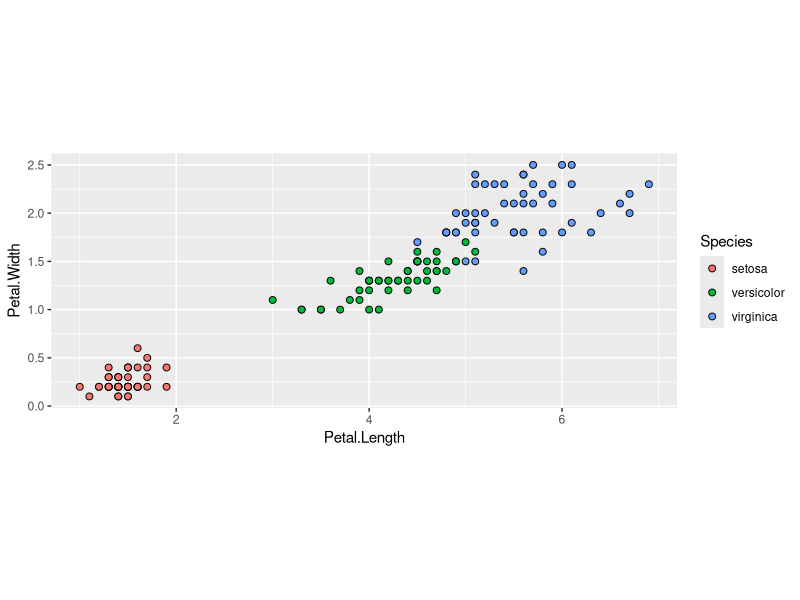
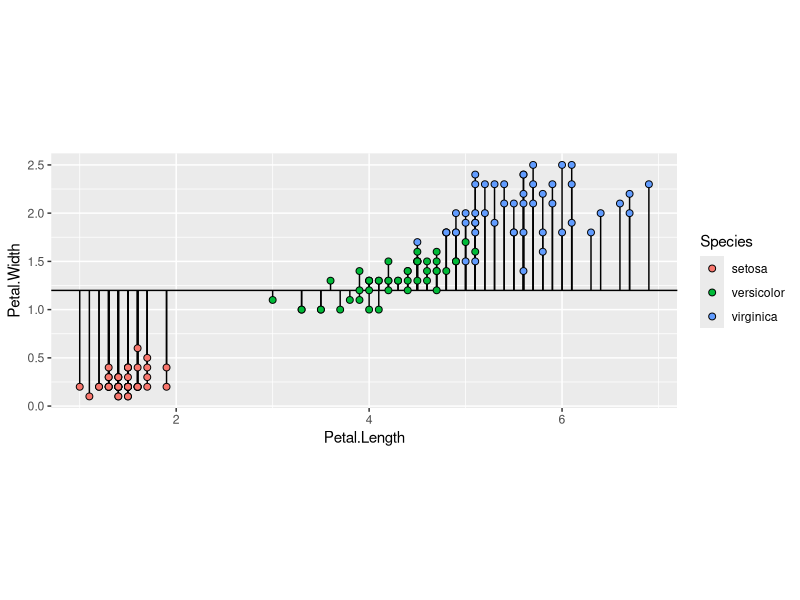
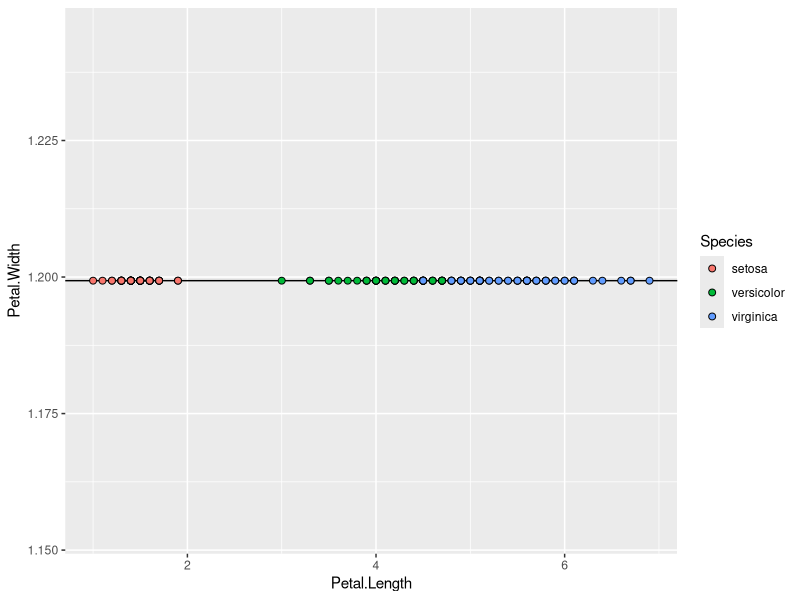
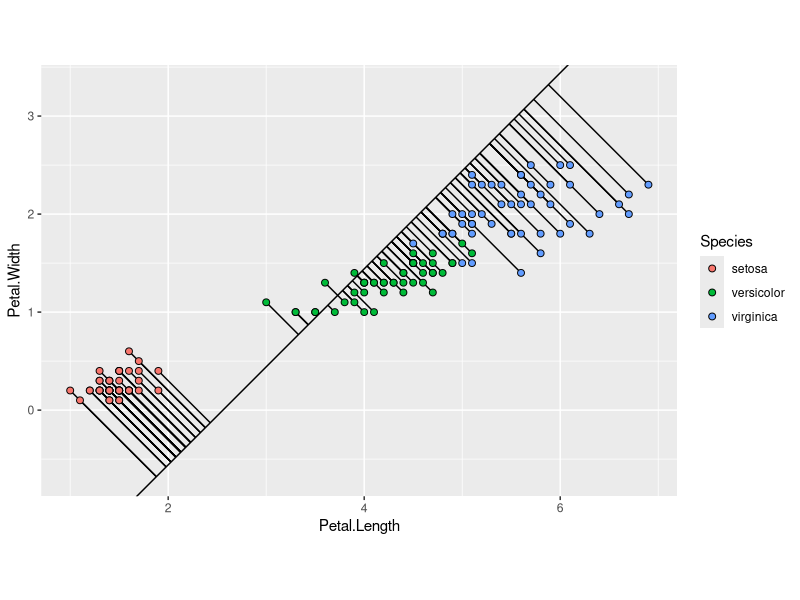
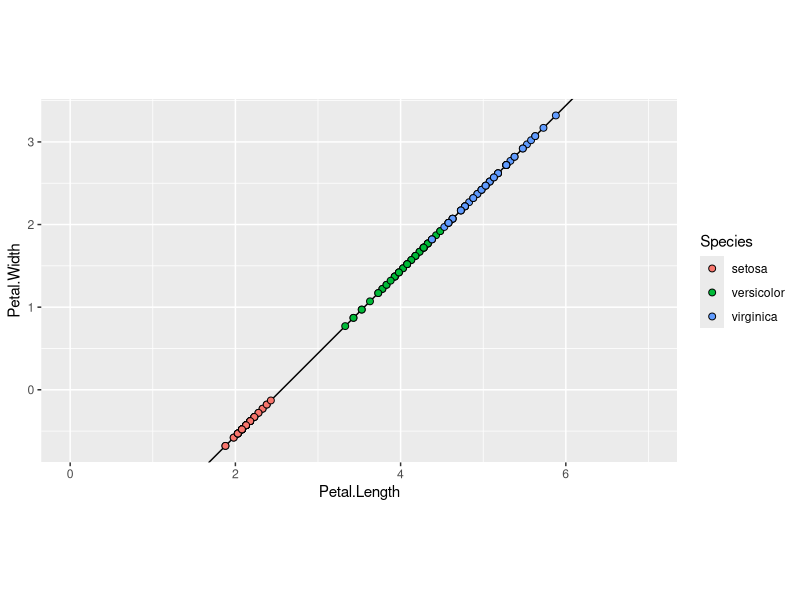
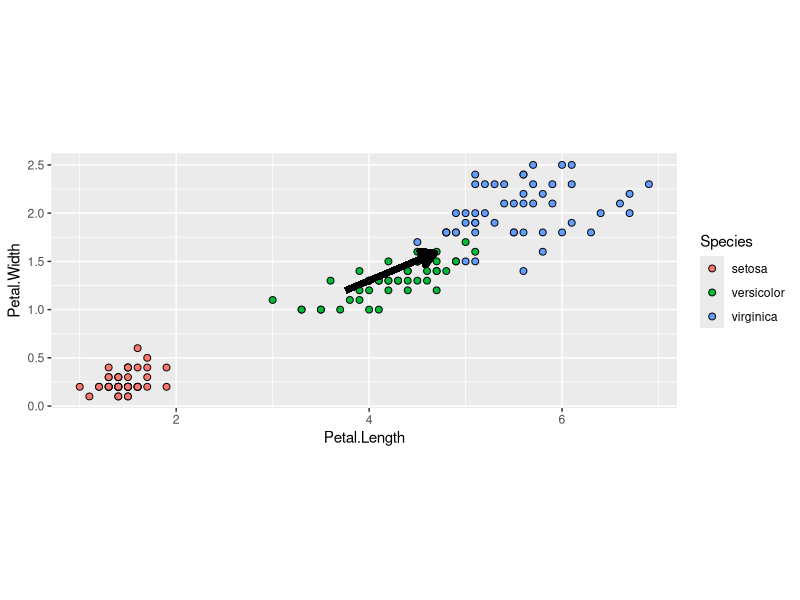
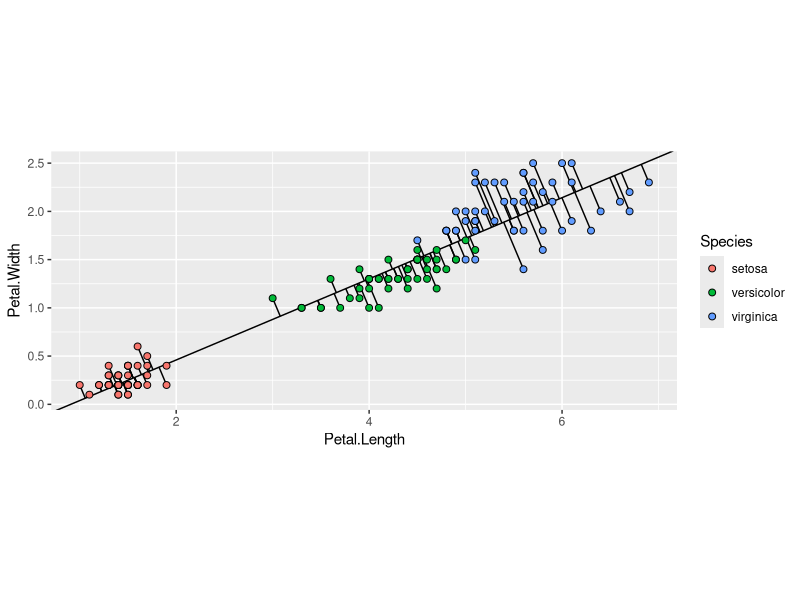

Reproduce these figures in R, in order. (Note: this script raises an error after producing the figures.)
## ---- chunk 1
head(iris)
## ---- chunk 2
library(tidyverse)
## ---- chunk 3
iris %>% 
  ggplot(aes(x = Petal.Length, y = Petal.Width, fill = Species)) + 
  geom_point(shape = 21, color = 'black', size = 2) +
  coord_fixed(ratio = 1)
## ---- chunk 4
iris %>% 
  select(Petal.Length, Petal.Width) %>% 
  cor()
## ---- chunk 5
iris %>% 
  ggplot(aes(x = Petal.Length, y = Petal.Width, fill = Species)) + 
  geom_hline(yintercept = mean(iris$Petal.Width)) +
  geom_segment(aes(x = Petal.Length, y = Petal.Width, xend = Petal.Length, yend = mean(Petal.Width))) +
  geom_point(shape = 21, color = 'black', size = 2) +
  coord_fixed(ratio = 1)
## ---- chunk 6
iris %>% 
  ggplot(aes(x = Petal.Length, y = Petal.Width, color = Species)) + 
  geom_hline(yintercept = mean(iris$Petal.Width)) +
  geom_point(aes(x = Petal.Length, y = mean(Petal.Width), fill = Species), shape = 21, color = 'black', size = 2)
## ---- chunk 7
iris %>% 
  summarize(reconstruction_error = mean((Petal.Width - mean(iris$Petal.Width))^2))
## ---- chunk 8
100 * var(iris$Petal.Length) / (var(iris$Petal.Length) + var(iris$Petal.Width))
## ---- chunk 9
# The angle of the line in degrees
angle = 45

# For graphing purposes, we need to know the slope of this line
slope = sin(angle * pi / 180) / cos(angle * pi / 180)

# A bit of linear algebra to find the projections
iris_projection <- iris %>% 
    as_tibble() %>% 
    mutate(projection = (Petal.Length - mean(iris$Petal.Length)) * cos(angle * pi / 180)  + (Petal.Width - mean(iris$Petal.Width)) * sin(angle * pi / 180),
           proj_x = mean(iris$Petal.Length) + projection * cos(angle * pi / 180), proj_y = mean(iris$Petal.Width) + projection * sin(angle*pi / 180))

iris_projection %>% 
    ggplot(aes(x = Petal.Length, y = Petal.Width, fill = Species)) + 
    geom_abline(slope = slope, intercept = mean(iris$Petal.Width) - slope*mean(iris$Petal.Length)) +
    geom_segment(aes(x = Petal.Length, y = Petal.Width, xend = proj_x, yend = proj_y)) +
    geom_point(shape = 21, color = 'black', size = 2) +
    coord_fixed(ratio = 1)
## ---- chunk 10
iris_projection %>% 
    ggplot(aes(x = Petal.Length, y = Petal.Width, color = Species)) + 
    geom_abline(slope = slope, intercept = mean(iris$Petal.Width) - slope*mean(iris$Petal.Length)) +
    geom_point(aes(x = proj_x, y = proj_y, fill = Species), shape = 21, color = 'black', size = 2) +
    coord_fixed(ratio = 1, xlim = c(0, 7))
## ---- chunk 11
100 * var(iris_projection$projection) / (var(iris$Petal.Length) + var(iris$Petal.Width))
## ---- chunk 12
iris_projection %>% 
  summarize(reconstruction_error = mean(sqrt((Petal.Length - proj_x)^2 + (Petal.Width - proj_y)^2)))
## ---- chunk 13
iris_pca <- iris %>% 
  select(Petal.Length, Petal.Width) %>% 
  prcomp()
## ---- chunk 14
iris_pca$rotation
## ---- chunk 15
iris %>% 
  ggplot(aes(x = Petal.Length, y = Petal.Width, fill = Species)) + 
  geom_point(shape = 21, color = 'black', size = 2) +
  geom_segment(aes(x = mean(Petal.Length), y = mean(Petal.Width), xend = mean(Petal.Length) + iris_pca$rotation['Petal.Length', 'PC1'], yend = mean(Petal.Width) + iris_pca$rotation['Petal.Width', 'PC1']), color = 'black', arrow = arrow(ends = "last", length = unit(0.15, "inches"), type = "closed"), size = 2) +
  coord_fixed(ratio = 1)
## ---- chunk 16
optimal_angle = 180 / pi * atan(iris_pca$rotation['Petal.Width', 'PC1'] / iris_pca$rotation['Petal.Length', 'PC1'])

optimal_angle
## ---- chunk 17
angle = optimal_angle

# For graphing purposes, we need to know the slope of this line
slope = sin(angle * pi / 180) / cos(angle * pi / 180)

# A bit of linear algebra to find the projections
iris_projection <- iris %>% 
    as_tibble() %>% 
    mutate(projection = (Petal.Length - mean(iris$Petal.Length)) * cos(angle * pi / 180)  + (Petal.Width - mean(iris$Petal.Width)) * sin(angle * pi / 180),
           proj_x = mean(iris$Petal.Length) + projection * cos(angle * pi / 180), proj_y = mean(iris$Petal.Width) + projection * sin(angle*pi / 180))

iris_projection %>% 
    ggplot(aes(x = Petal.Length, y = Petal.Width, fill = Species)) + 
    geom_abline(slope = slope, intercept = mean(iris$Petal.Width) - slope*mean(iris$Petal.Length)) +
    geom_segment(aes(x = Petal.Length, y = Petal.Width, xend = proj_x, yend = proj_y)) +
    geom_point(shape = 21, color = 'black', size = 2) +
    coord_fixed(ratio = 1)
## ---- chunk 18
iris_projection %>% 
  summarize(avg_error = mean(sqrt((Petal.Length - proj_x)^2 + (Petal.Width - proj_y)^2)))
## ---- chunk 19
100 * var(iris_projection$projection) / (var(iris$Petal.Length) + var(iris$Petal.Width))
## ---- chunk 20
find_error <- function(angle){
  iris_projection <- iris %>%
    mutate(projection = (Petal.Length - mean(iris$Petal.Length)) * cos(angle * pi / 180)  + (Petal.Width - mean(iris$Petal.Width)) * sin(angle * pi / 180),
           proj_x = mean(iris$Petal.Length) + projection * cos(angle * pi / 180), proj_y = mean(iris$Petal.Width) + projection * sin(angle*pi / 180)) %>% 
    summarize(avg_error = mean(sqrt((Petal.Length - proj_x)^2 + (Petal.Width - proj_y)^2)))
  
  return(iris_projection[1,1])
}

find_variance <- function(angle){
  iris_projection <- iris %>%
    mutate(projection = (Petal.Length - mean(iris$Petal.Length)) * cos(angle * pi / 180)  + (Petal.Width - mean(iris$Petal.Width)) * sin(angle * pi / 180),
           proj_x = mean(iris$Petal.Length) + projection * cos(angle * pi / 180), proj_y = mean(iris$Petal.Width) + projection * sin(angle*pi / 180))
  
  return(100 * var(iris_projection$projection) / (var(iris$Petal.Length) + var(iris$Petal.Width)))
}
## ---- chunk 21
metrics <- tibble(angles = seq(from = 0, to = 45, by = 0.1)) %>% 
  add_column(error = sapply(angles, find_error)) %>% 
  add_column(variance = sapply(angles, find_variance))
## ---- chunk 22
coeff = 1 / 100

metrics %>% 
  ggplot(aes(x = angles)) +
  geom_line(aes(y = error / coeff), color = 'red') + 
  geom_line(aes(y = variance), color = 'blue') +
  scale_y_continuous(name = "Variance",
    sec.axis = sec_axis(~.*coeff, name = "Reconstruction Error")
  ) +
  labs(x = "Angle") + 
  geom_vline(xintercept = angle, linetype = 'dashed') + 
  theme(
    axis.title.y = element_text(color = "blue"), 
    axis.title.y.right = element_text(color = "red")
  )
